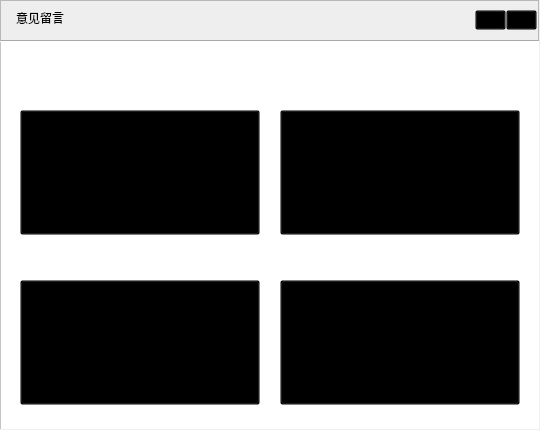
<?xml version="1.0" encoding="UTF-8"?>
<ui version="4.0">
 <class>Form</class>
 <widget class="QWidget" name="Form">
  <property name="geometry">
   <rect>
    <x>0</x>
    <y>0</y>
    <width>540</width>
    <height>430</height>
   </rect>
  </property>
  <property name="windowTitle">
   <string>Form</string>
  </property>
  <widget class="QFrame" name="frame">
   <property name="geometry">
    <rect>
     <x>0</x>
     <y>0</y>
     <width>539</width>
     <height>429</height>
    </rect>
   </property>
   <property name="styleSheet">
    <string notr="true">background-color: rgb(238,238,238);</string>
   </property>
   <property name="frameShape">
    <enum>QFrame::StyledPanel</enum>
   </property>
   <property name="frameShadow">
    <enum>QFrame::Raised</enum>
   </property>
   <widget class="QLabel" name="label">
    <property name="geometry">
     <rect>
      <x>16</x>
      <y>10</y>
      <width>71</width>
      <height>16</height>
     </rect>
    </property>
    <property name="text">
     <string>意见留言</string>
    </property>
   </widget>
   <widget class="QToolButton" name="toolButton">
    <property name="geometry">
     <rect>
      <x>506</x>
      <y>10</y>
      <width>31</width>
      <height>20</height>
     </rect>
    </property>
    <property name="styleSheet">
     <string notr="true">background:transparent;</string>
    </property>
    <property name="text">
     <string>...</string>
    </property>
    <property name="icon">
     <iconset resource="team/resource.qrc">
      <normaloff>:/test/关闭.png</normaloff>:/test/关闭.png</iconset>
    </property>
   </widget>
   <widget class="QToolButton" name="toolButton_2">
    <property name="geometry">
     <rect>
      <x>475</x>
      <y>10</y>
      <width>31</width>
      <height>20</height>
     </rect>
    </property>
    <property name="styleSheet">
     <string notr="true">background:transparent;</string>
    </property>
    <property name="text">
     <string>...</string>
    </property>
    <property name="icon">
     <iconset resource="team/resource.qrc">
      <normaloff>:/test/最小化 (1).png</normaloff>:/test/最小化 (1).png</iconset>
    </property>
   </widget>
   <widget class="QFrame" name="frame_2">
    <property name="geometry">
     <rect>
      <x>0</x>
      <y>40</y>
      <width>540</width>
      <height>390</height>
     </rect>
    </property>
    <property name="styleSheet">
     <string notr="true">background-color: rgb(255, 255, 255);</string>
    </property>
    <property name="frameShape">
     <enum>QFrame::StyledPanel</enum>
    </property>
    <property name="frameShadow">
     <enum>QFrame::Raised</enum>
    </property>
    <widget class="QPushButton" name="pushButton_3">
     <property name="geometry">
      <rect>
       <x>20</x>
       <y>240</y>
       <width>240</width>
       <height>125</height>
      </rect>
     </property>
     <property name="styleSheet">
      <string notr="true">image: url(:/test/建议.png);
background:transparent;</string>
     </property>
     <property name="text">
      <string/>
     </property>
    </widget>
    <widget class="QPushButton" name="pushButton_4">
     <property name="geometry">
      <rect>
       <x>20</x>
       <y>70</y>
       <width>240</width>
       <height>125</height>
      </rect>
     </property>
     <property name="styleSheet">
      <string notr="true">image: url(:/test/夸赞.png);
background:transparent;</string>
     </property>
     <property name="text">
      <string/>
     </property>
    </widget>
    <widget class="QPushButton" name="pushButton_5">
     <property name="geometry">
      <rect>
       <x>280</x>
       <y>70</y>
       <width>240</width>
       <height>125</height>
      </rect>
     </property>
     <property name="styleSheet">
      <string notr="true">image: url(:/test/吐槽.png);
background:transparent;</string>
     </property>
     <property name="text">
      <string/>
     </property>
    </widget>
    <widget class="QPushButton" name="pushButton_6">
     <property name="geometry">
      <rect>
       <x>280</x>
       <y>240</y>
       <width>240</width>
       <height>125</height>
      </rect>
     </property>
     <property name="styleSheet">
      <string notr="true">image: url(:/test/求助.png);
background:transparent;</string>
     </property>
     <property name="text">
      <string/>
     </property>
    </widget>
    <widget class="Line" name="line">
     <property name="geometry">
      <rect>
       <x>0</x>
       <y>0</y>
       <width>540</width>
       <height>2</height>
      </rect>
     </property>
     <property name="orientation">
      <enum>Qt::Horizontal</enum>
     </property>
    </widget>
   </widget>
  </widget>
 </widget>
 <resources>
  <include location="team/resource.qrc"/>
 </resources>
 <connections>
  <connection>
   <sender>toolButton</sender>
   <signal>clicked()</signal>
   <receiver>Form</receiver>
   <slot>close()</slot>
   <hints>
    <hint type="sourcelabel">
     <x>561</x>
     <y>92</y>
    </hint>
    <hint type="destinationlabel">
     <x>602</x>
     <y>165</y>
    </hint>
   </hints>
  </connection>
 </connections>
</ui>
